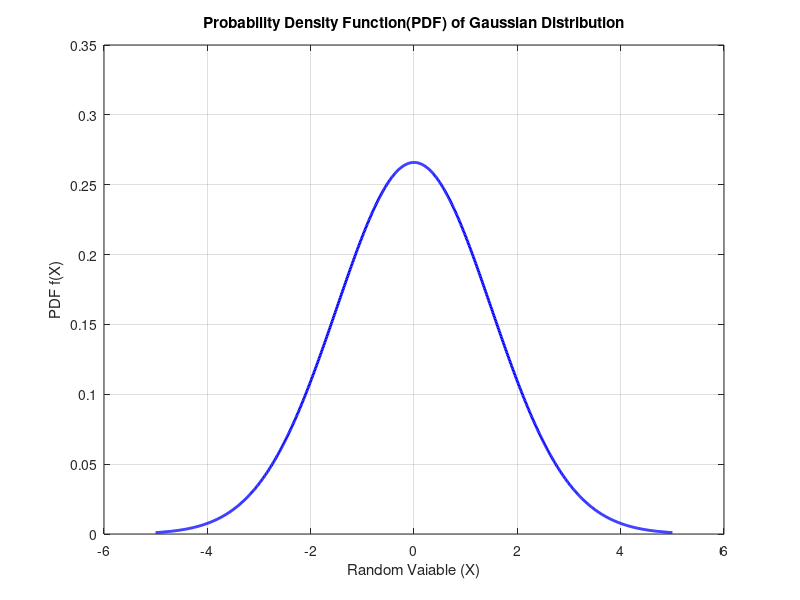
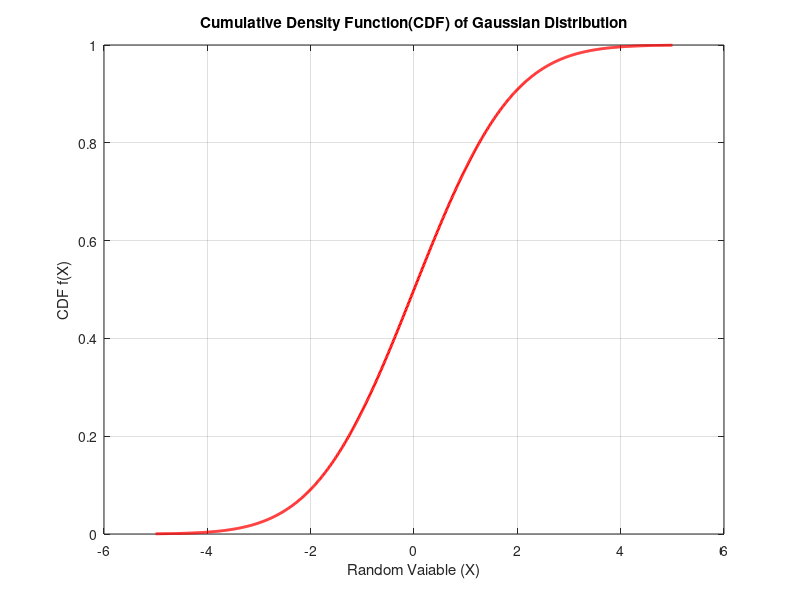

Source code (MATLAB) for these figures, in order:
clc;
clear;
close all;

%define the parameters of the Gaussian distribution
mu = 0;     %mean
sigma = 1.5; %Standard Deviation

%Generate random samples from the Gaussian distribution
sample_size = 1000;
random_samples = mu + sigma * randn(sample_size, 1);

%Compute the PDF and CDF
%x = linspace(mu - 4*sigma, 1000); %Range of valuse for PDF and CDF
x = linspace(-5, 5, 1000);
pdf_values = (1/ (sigma * sqrt(2*pi))) * exp(-(x - mu).^2 / (2*sigma^2));
cdf_values = 0.5 * (1 + erf((x - mu) / (sigma * sqrt(2))));

%Plot the PDF
figure;
plot(x, pdf_values, '-b', 'Linewidth', 2);
title('Probability Density Function(PDF) of Gaussian Distribution');
xlabel('Random Vaiable (X)');
ylabel('PDF f(X)');
grid on;

%Plot the CDF
figure;
plot(x, cdf_values, 'r-', 'Linewidth', 2);
title('Cumulative Density Function(CDF) of Gaussian Distribution');
xlabel('Random Vaiable (X)');
ylabel('CDF f(X)');
grid on;